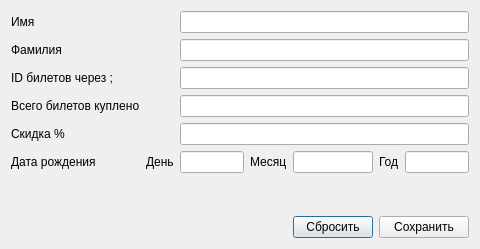
<?xml version="1.0" encoding="UTF-8"?>
<ui version="4.0">
 <class>ClientEdit</class>
 <widget class="QDialog" name="ClientEdit">
  <property name="geometry">
   <rect>
    <x>0</x>
    <y>0</y>
    <width>480</width>
    <height>249</height>
   </rect>
  </property>
  <property name="minimumSize">
   <size>
    <width>480</width>
    <height>200</height>
   </size>
  </property>
  <property name="windowTitle">
   <string>Dialog</string>
  </property>
  <layout class="QGridLayout" name="gridLayout">
   <item row="5" column="4">
    <widget class="QLineEdit" name="monthEdit"/>
   </item>
   <item row="1" column="0">
    <widget class="QLabel" name="lastnameLabel">
     <property name="text">
      <string>Фамилия</string>
     </property>
    </widget>
   </item>
   <item row="7" column="4">
    <widget class="QPushButton" name="resetButton">
     <property name="text">
      <string>Сбросить</string>
     </property>
    </widget>
   </item>
   <item row="6" column="4">
    <spacer name="verticalSpacer">
     <property name="orientation">
      <enum>Qt::Vertical</enum>
     </property>
     <property name="sizeHint" stdset="0">
      <size>
       <width>20</width>
       <height>339</height>
      </size>
     </property>
    </spacer>
   </item>
   <item row="2" column="0">
    <widget class="QLabel" name="ticketsLabel">
     <property name="text">
      <string>ID билетов через ;</string>
     </property>
    </widget>
   </item>
   <item row="5" column="5">
    <widget class="QLabel" name="yearLabel">
     <property name="text">
      <string>Год</string>
     </property>
    </widget>
   </item>
   <item row="5" column="0">
    <widget class="QLabel" name="birthdayLabel">
     <property name="text">
      <string>Дата рождения</string>
     </property>
    </widget>
   </item>
   <item row="5" column="6">
    <widget class="QLineEdit" name="yearEdit"/>
   </item>
   <item row="5" column="1">
    <widget class="QLabel" name="dayLabel">
     <property name="text">
      <string>День</string>
     </property>
    </widget>
   </item>
   <item row="3" column="2" colspan="5">
    <widget class="QLineEdit" name="totalTicketPurchasedEdit"/>
   </item>
   <item row="0" column="2" colspan="5">
    <widget class="QLineEdit" name="nameEdit"/>
   </item>
   <item row="1" column="2" colspan="5">
    <widget class="QLineEdit" name="lastnameEdit"/>
   </item>
   <item row="5" column="3">
    <widget class="QLabel" name="monthLabel">
     <property name="text">
      <string>Месяц</string>
     </property>
    </widget>
   </item>
   <item row="7" column="5" colspan="2">
    <widget class="QPushButton" name="saveButton">
     <property name="text">
      <string>Сохранить</string>
     </property>
    </widget>
   </item>
   <item row="5" column="2">
    <widget class="QLineEdit" name="dayEdit"/>
   </item>
   <item row="3" column="0">
    <widget class="QLabel" name="totalTicketsPurchasedLabel">
     <property name="text">
      <string>Всего билетов куплено</string>
     </property>
    </widget>
   </item>
   <item row="2" column="2" colspan="5">
    <widget class="QLineEdit" name="ticketsEdit"/>
   </item>
   <item row="0" column="0">
    <widget class="QLabel" name="nameLabel">
     <property name="text">
      <string>Имя</string>
     </property>
    </widget>
   </item>
   <item row="4" column="0">
    <widget class="QLabel" name="discountLabel">
     <property name="text">
      <string>Скидка %</string>
     </property>
    </widget>
   </item>
   <item row="4" column="2" colspan="5">
    <widget class="QLineEdit" name="discountEdit"/>
   </item>
  </layout>
 </widget>
 <resources/>
 <connections/>
</ui>
